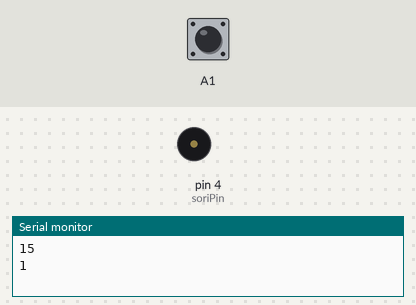
Simulated run of this sketch. Board: Arduino Uno, built with avr-gcc and run on an emulated ATmega328P. Parts: buzzer (waves = sounding), the last lines printed to the serial monitor. The test bench sets the inputs (shaded band); at power-on: A1 HIGH.

Above: at 0.35 s.
At 5.2 s:
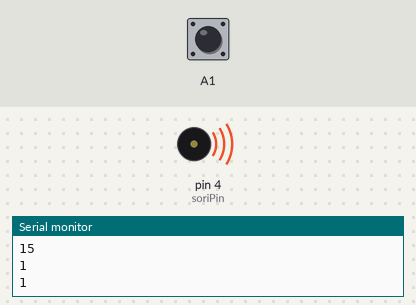
Timing chart, 0 to 5.5 s (numbered marks = the images above):
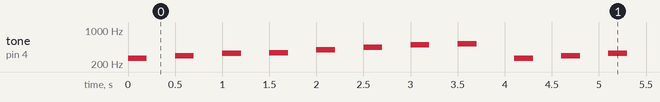

The sketch:

sketch_nov04b.ino
```cpp
#define soriPin 4
int um[8]={262, 294, 330, 340, 392, 440, 494, 523};
void setup() {
//SW-520D,부저 사용
Serial.begin(9600);
Serial.println(A1);
pinMode(A1,INPUT_PULLUP);
}

void loop() {
Serial.println(digitalRead(A1));

for(int i=0; i<8; i++){
  tone (soriPin, um[i], 200);
  delay(500);
}
delay(100);
}
```

Measured:
- by itself, tone on pin 4 (soriPin): repeats every 4.1 s: silent 0.30 s, 294 Hz 0.20 s, silent 0.30 s, 330 Hz 0.20 s, silent 0.30 s, 340 Hz 0.20 s, silent 0.30 s, 392 Hz 0.20 s, silent 0.30 s, 440 Hz 0.20 s, silent 0.30 s, 494 Hz 0.20 s, silent 0.30 s, 523 Hz 0.20 s, silent 0.40 s, 262 Hz 0.20 s
